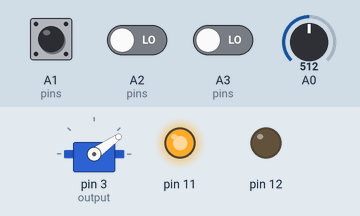
A sketch run on a simulated Arduino Uno, built with avr-gcc and run on an emulated ATmega328P. On the bench: servo, output pins drawn as LEDs (lit = HIGH). Inputs (shaded band) come from the test bench; at power-on: A1 (pins) LOW, A0 = 512, A2 (pins) LOW, A3 (pins) LOW. EEPROM starts erased.

Above: at 10.8 s.
10.9 s: A1 (pins) pulsed HIGH 5 times (0.12 s each, 0.3 s apart)
At 11.5 s:
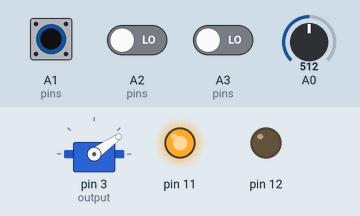
Timing chart, 0 to 13.9 s (numbered marks = the images above; inputs shaded):
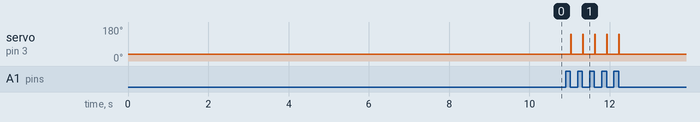

Measured:
- after the input at 10.9 s, servo on pin 3 (output): alternates 141° for 0.01 s and 35° for 0.28 s, 10 changes in all, then stays 35°, starting after 0.13 s

The sketch:

PCIntClean.ino
```cpp
#include <PinChangeInt.h>
#include <Servo.h>
#include <EEPROM.h>

#define chan1 A1
#define chan2 A2
#define chan3 A3

#define chan1Min 1100
#define chan2Min 1192
#define chan3Min 1208

#define chan1Max 1908
#define chan2Max 1808
#define chan3Max 1804

#define chan1N 1332
#define chan2N 1500
#define chan3N 1496

#define numChannels 3


volatile long lastDC1;
volatile long riseStart1;

volatile long lastDC2;
volatile long riseStart2;

volatile long lastDC3;
volatile long riseStart3;

int pins[] = {chan1,chan2,chan3};
long mins[] = {chan1Min,chan2Min,chan3Min};
long maxs[] = {chan1Max,chan2Max,chan3Max};
long neuts[] = {chan1N,chan2N,chan3N};

volatile long dutyCycles[] = {lastDC1,lastDC2,lastDC3};
volatile long startTime[] = {riseStart1,riseStart2,riseStart3};
volatile int lastReading[] = {LOW,LOW,LOW};

Servo output;

void chanISR(){
  for(int i = 0; i<numChannels; i++){
    int reading = digitalRead(pins[i]);
    if(reading<lastReading[i]){
      dutyCycles[i] = micros()-startTime[i];
      lastReading[i] = reading;
      break;
    }
    else if(reading>lastReading[i]){
      startTime[i] = micros();
      lastReading[i] = reading;
      break;
    }
    lastReading[i] = reading;
  }
}
double readTransmitter(int pinNumber){
    double diff = maxs[pinNumber]-mins[pinNumber];
    double transVal = (double)(dutyCycles[pinNumber]-neuts[pinNumber])/diff*2.0;

    if(transVal>1){
      transVal = 1.0;
    }
    if(transVal<-1){
      transVal = -1;
    }
    if(abs(transVal)<0.05){
      transVal = 0;
    }
    return transVal;
}
int convertToAnalog(double value){
  value += 1;
  value*=500;
  value+=1000;

  if(value>2000){
    value = 2000;
  }
  if(value<1200){
    value = 900;
  }
  return (int)value;
}
int convertToAnalog(int pinNumber){
  return convertToAnalog(readTransmitter(pinNumber));
}
int minv = 2000;
int maxv = 0;
int minCount = 0;
int maxCount = 0;
void setup() {
  pinMode(11,OUTPUT);
  pinMode(12,OUTPUT);
  digitalWrite(11,HIGH);
  digitalWrite(12,LOW);
  for(int i = 0; i<numChannels; i++){
    dutyCycles[i] = 0;
    startTime[i] = micros();
    attachPinChangeInterrupt(pins[i],chanISR,CHANGE);
  }
  Serial.begin(9600);
  output.attach(3);
}

void loop() {
  //Debugging Channels
//  Serial.print("Chan1: ");
//  Serial.print(dutyCycles[0]);
//  Serial.print(" Chan2: ");
//  Serial.print(dutyCycles[1]);
//  Serial.print(" Chan3: ");
//  Serial.print(dutyCycles[2]);

  //Fail Safe    ToDo: Change Set Fail Safe Values
  for(int i = 0; i<numChannels;i++){
    long curTime = micros();
    if(curTime-startTime[i]>140000){
      dutyCycles[i] = (long)900;
    }
  }
  int valPut = convertToAnalog(0);
//  Serial.print(" ");
//  Serial.println(valPut);
  output.writeMicroseconds(valPut);

if(millis()>(long)10000){
  int inp = analogRead(A0);
  if(inp>maxv){
    maxv = inp;
  }
  if(inp<minv){
    minv = inp;
  }

  EEPROM.write(0,maxv/4);
  EEPROM.write(1,minv/4);
  }

}

//One g = 328-262

//Full speed ish 768 55
//676 71
```
